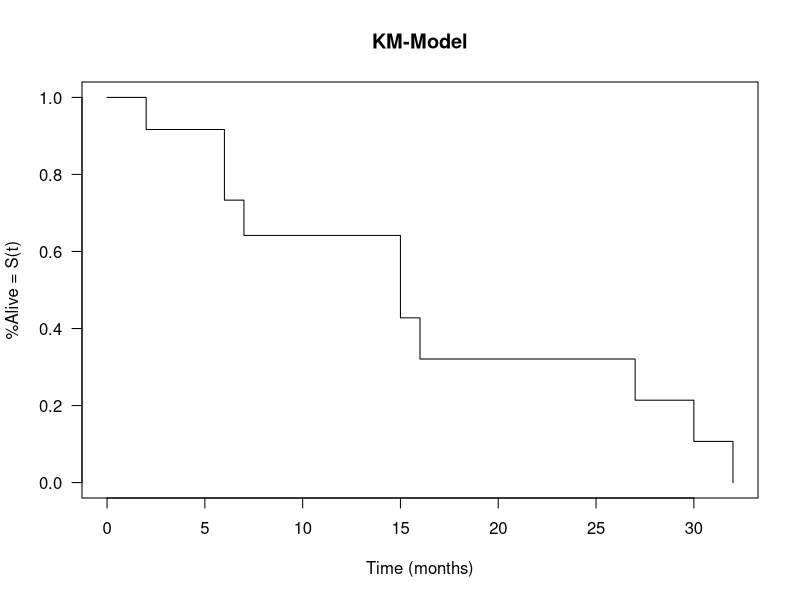
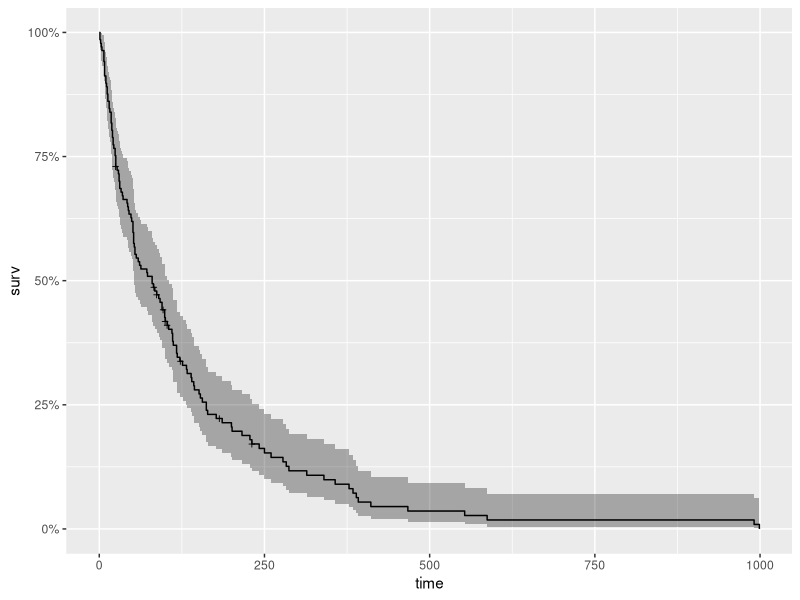

Reproduce these figures in R, in order.
## ---- chunk 1
library(tidyverse)
## ---- chunk 2
library(survival)
## ---- chunk 3
AIDSsurv <- tribble(
                    ~Time,~Death,
                    2    ,  1,
                    3    ,  0,
                    6    ,  1,
                    6    ,  1,
                    7    ,  1,
                    10   ,  0,
                    15   ,  1,
                    15   ,  1,
                    16   ,  1,
                    27   ,  1,
                    30   ,  1,
                    32   ,  1
                    )
## ---- chunk 4
attach(AIDSsurv)
km.model <- survfit(Surv(Time, Death) ~1,
                     type="kaplan-meier")
## ---- chunk 5
km.model
## ---- chunk 6
summary(km.model)
## ---- chunk 7
plot(km.model, conf.int = F,xlab = "Time (months)",
     ylab="%Alive = S(t)", main="KM-Model", las=1)
## ---- chunk 8
library(survival)
library(ranger)
library(ggplot2)
library(dplyr)
library(ggfortify)
## ---- chunk 9
data(veteran)
head(veteran)
##   trt celltype time status karno diagtime age prior
## 1   1 squamous   72      1    60        7  69     0
## 2   1 squamous  411      1    70        5  64    10
## 3   1 squamous  228      1    60        3  38     0
## 4   1 squamous  126      1    60        9  63    10
## 5   1 squamous  118      1    70       11  65    10
## 6   1 squamous   10      1    20        5  49     0
## ---- chunk 10
km <- with(veteran,Surv(time,status))
head(km,80)
## ---- chunk 11
km_fit <- survfit(Surv(time,status)~1, data=veteran)
## ---- chunk 12
summary(km_fit,times=c(1,30,60,90*(1:10)))
## ---- chunk 13
autoplot(km_fit)
## ---- chunk 14
library(survival)
library(survminer)
library(lubridate)
## ---- chunk 15
date_ex <- tibble(
  sx_date = c("2007-06-22","2004-02-13","2010-10-27"),
  last_fup_date=c("2017-04-15","2018-07-04","2016-10-31")
)

date_ex
## ---- chunk 16
date_ex <- date_ex %>% 
  mutate(
    sx_date = ymd(sx_date), 
    last_fup_date = ymd(last_fup_date)
    )
## ---- chunk 17
(
date_ex %>% 
  mutate(
    os_yrs = 
      as.duration(sx_date %--% last_fup_date) / dyears(1)
    )

)
## ---- chunk 18
head(lung)
## ---- chunk 19
bladder
## ---- chunk 20

df <- tibble(
  group = c(1:2, 1),
  item_id = c(1:2, 2),
  item_name = c("a", "b", "b"),
  value1 = 1:3,
  value2 = 4:6
)
df
## ---- chunk 21
df %>% complete(group, nesting(item_id, item_name))
#> # A tibble: 4 × 5
#>   group item_id item_name value1 value2
#>   <dbl>   <dbl> <chr>      <int>  <int>
#> 1     1       1 a              1      4
#> 2     1       2 b              3      6
#> 3     2       1 a             NA     NA
#> 4     2       2 b              2      5
# You can also choose to fill in missing values

## ---- chunk 22
df %>% complete(group, nesting(item_id, item_name), fill = list(value1 = 0))
#> # A tibble: 4 × 5
#>   group item_id item_name value1 value2
#>   <dbl>   <dbl> <chr>      <dbl>  <int>
#> 1     1       1 a              1      4
#> 2     1       2 b              3      6
#> 3     2       1 a              0     NA
#> 4     2       2 b              2      5
